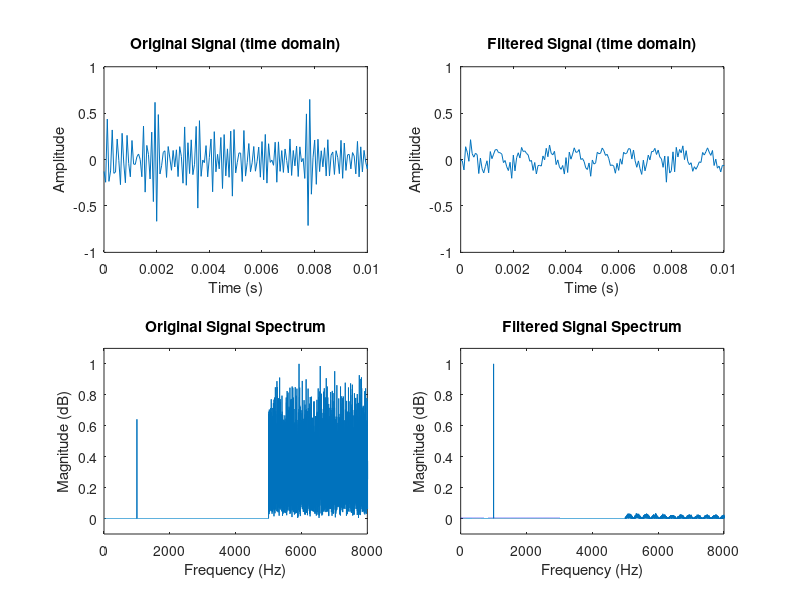

Recreate this plot in MATLAB.
clc
clear all
close all

% Generate a single-tone signal with high-frequency noise
fs = 16000;        % sampling frequency (Hz)
t = 0:1/fs:2-1/fs; % 1 second duration
f_tone = 1000;     % tone frequency (Hz)

% Pure tone
tone = sin(2*pi*f_tone*t);

% High-frequency noise (band-limited white noise around high frequencies)
hf_center = 8000;          % center of high-frequency noise (Hz)
hf_bw = 6000;               % bandwidth (Hz)
n = length(t);
% Generate white noise and apply bandpass via FFT
noise = randn(1,n);
N = fft(noise);
f = (0:n-1)*(fs/n);
% Construct bandpass mask (two-sided)
mask = zeros(1,n);
% positive freqs
pos_idx = f >= (hf_center - hf_bw/2) & f <= (hf_center + hf_bw/2);
% corresponding negative freqs (wrap)
neg_idx = (f >= fs-(hf_center + hf_bw/2)) & (f <= fs-(hf_center - hf_bw/2));
mask(pos_idx | neg_idx) = 1;
N_filtered = N .* mask;
hf_noise = real(ifft(N_filtered));
% Normalize noise amplitude
hf_noise = hf_noise / std(hf_noise);

% Mix tone and high-frequency noise
noise_level = 30.99; % relative amplitude of noise
signal = tone + noise_level * hf_noise;

% Normalize final signal to avoid clipping
sig = signal / max(abs(signal));
%sound(sig, fs);

Nf = 61;                 % frequency samples (use same length as signal for circular conv)
%Nf= 61;
fc = 3000;              % cutoff frequency (Hz) - keep below HF noise
f = (0:Nf-1)*(fs/Nf);   % frequency vector

% Ideal frequency response (two-sided) - lowpass
H = zeros(1,Nf);
pos_idx = f <= fc;
neg_idx = f >= fs - fc;
H(pos_idx | neg_idx) = 1;

%H= fftshift(H);
nIFFT= Nf;
h_time = real(ifft(H));
h_time = fftshift(h_time);
h_fir= h_time;

% Apply filter via convolution (linear) to avoid circular effects
sig_filt = conv(sig, h_fir);
sig_filt = sig_filt(Nf:end);

% Normalize filtered signal
sig_filt = sig_filt / max(abs(sig_filt));

% Plots for illustration
figure('Name','Frequency Sampling Filter Design','NumberTitle','off','Position',[100 100 1000 700]);

subplot(2,2,1)
plot(t, sig);
title('Original Signal (time domain)')
xlabel('Time (s)'); ylabel('Amplitude');
xlim([0 0.01])

subplot(2,2,2)
plot(t, sig_filt);
title('Filtered Signal (time domain)')
xlabel('Time (s)'); ylabel('Amplitude');
xlim([0 0.01])

% Frequency domain plots
SIG = fft(sig);
SIGF = fft(sig_filt);
freq_axis = (0:n-1)*(fs/n);

subplot(2,2,3)
plot(freq_axis, abs(SIG)/max(abs(SIG)));
xlim([0 fs/2]); ylim([-0.1 1.1])
title('Original Signal Spectrum'); xlabel('Frequency (Hz)'); ylabel('Magnitude (dB)')

subplot(2,2,4)
plot(freq_axis, abs(SIGF)/max(abs(SIGF)));
xlim([0 fs/2]); ylim([-0.1 1.1])
title('Filtered Signal Spectrum'); xlabel('Frequency (Hz)'); ylabel('Magnitude (dB)')

% Optionally play filtered audio
% sound(sig_filt, fs);
